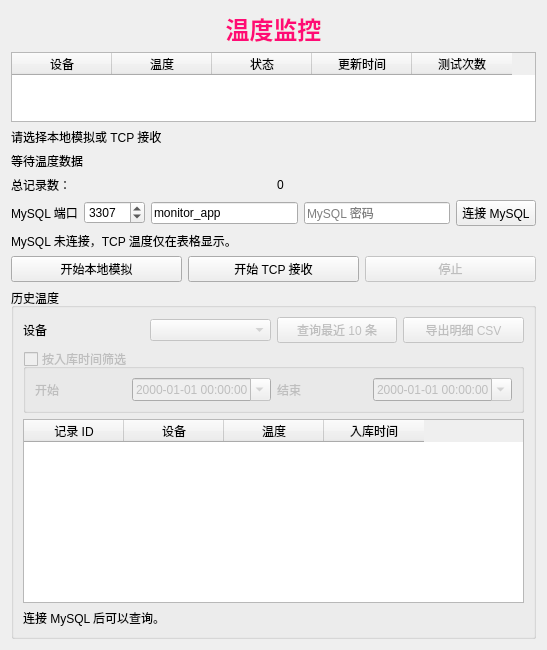
<?xml version="1.0" encoding="UTF-8"?>
<ui version="4.0">
 <class>MainWindow</class>
 <widget class="QWidget" name="MainWindow">
  <property name="geometry">
   <rect>
    <x>0</x>
    <y>0</y>
    <width>547</width>
    <height>650</height>
   </rect>
  </property>
  <property name="windowTitle">
   <string>工业设备监控 - 第 4 部分：MySQL 温度记录</string>
  </property>
  <layout class="QVBoxLayout" name="mainLayout">
   <item>
    <widget class="QLabel" name="titleLabel">
     <property name="styleSheet">
      <string notr="true">font-size: 18px; font-weight: bold;</string>
     </property>
     <property name="text">
      <string>&lt;html&gt;&lt;head/&gt;&lt;body&gt;&lt;p align=&quot;center&quot;&gt;&lt;span style=&quot; font-size:18pt; color:#ff0b75;&quot;&gt;温度监控&lt;/span&gt;&lt;/p&gt;&lt;/body&gt;&lt;/html&gt;</string>
     </property>
    </widget>
   </item>
   <item>
    <widget class="QTableWidget" name="deviceTable">
     <property name="editTriggers">
      <set>QAbstractItemView::NoEditTriggers</set>
     </property>
     <attribute name="verticalHeaderVisible">
      <bool>false</bool>
     </attribute>
     <column>
      <property name="text">
       <string>设备</string>
      </property>
     </column>
     <column>
      <property name="text">
       <string>温度</string>
      </property>
     </column>
     <column>
      <property name="text">
       <string>状态</string>
      </property>
     </column>
     <column>
      <property name="text">
       <string>更新时间</string>
      </property>
     </column>
     <column>
      <property name="text">
       <string>测试次数</string>
      </property>
     </column>
    </widget>
   </item>
   <item>
    <widget class="QLabel" name="connectionStatus">
     <property name="text">
      <string>请选择本地模拟或 TCP 接收</string>
     </property>
     <property name="wordWrap">
      <bool>true</bool>
     </property>
    </widget>
   </item>
   <item>
    <widget class="QLabel" name="dataStatus">
     <property name="text">
      <string>等待温度数据</string>
     </property>
     <property name="textFormat">
      <enum>Qt::PlainText</enum>
     </property>
     <property name="wordWrap">
      <bool>true</bool>
     </property>
    </widget>
   </item>
   <item>
    <layout class="QGridLayout" name="summaryLayout">
     <item row="0" column="0">
      <widget class="QLabel" name="totalCountLabel">
       <property name="text">
        <string>总记录数：</string>
       </property>
      </widget>
     </item>
     <item row="0" column="1">
      <widget class="QLabel" name="totalCount">
       <property name="text">
        <string>0</string>
       </property>
      </widget>
     </item>
    </layout>
   </item>
   <item>
    <layout class="QHBoxLayout" name="databaseLayout">
     <item>
      <widget class="QLabel" name="databasePortLabel">
       <property name="text">
        <string>MySQL 端口</string>
       </property>
       <property name="buddy">
        <cstring>databasePort</cstring>
       </property>
      </widget>
     </item>
     <item>
      <widget class="QSpinBox" name="databasePort">
       <property name="minimum">
        <number>1</number>
       </property>
       <property name="maximum">
        <number>65535</number>
       </property>
       <property name="value">
        <number>3307</number>
       </property>
      </widget>
     </item>
    <item>
     <widget class="QLineEdit" name="databaseUser">
      <property name="text">
       <string>monitor_app</string>
      </property>
      <property name="placeholderText">
       <string>MySQL 账号</string>
      </property>
     </widget>
    </item>
     <item>
      <widget class="QLineEdit" name="databasePassword">
       <property name="echoMode">
        <enum>QLineEdit::Password</enum>
       </property>
       <property name="placeholderText">
        <string>MySQL 密码</string>
       </property>
      </widget>
     </item>
     <item>
      <widget class="QPushButton" name="connectDatabaseButton">
       <property name="text">
        <string>连接 MySQL</string>
       </property>
      </widget>
     </item>
    </layout>
   </item>
   <item>
    <widget class="QLabel" name="databaseStatus">
     <property name="text">
      <string>MySQL 未连接，TCP 温度仅在表格显示。</string>
     </property>
     <property name="wordWrap">
      <bool>true</bool>
     </property>
    </widget>
   </item>
   <item>
    <layout class="QGridLayout" name="buttonLayout">
     <item row="0" column="0">
      <widget class="QPushButton" name="startButton">
       <property name="text">
        <string>开始本地模拟</string>
       </property>
      </widget>
     </item>
     <item row="0" column="1">
      <widget class="QPushButton" name="tcpButton">
       <property name="text">
        <string>开始 TCP 接收</string>
       </property>
      </widget>
     </item>
     <item row="0" column="2">
      <widget class="QPushButton" name="stopButton">
       <property name="enabled">
        <bool>false</bool>
       </property>
       <property name="text">
        <string>停止</string>
       </property>
      </widget>
     </item>
    </layout>
   </item>
   <item>
    <widget class="QGroupBox" name="historyGroup">
     <property name="title">
      <string>历史温度</string>
     </property>
     <layout class="QVBoxLayout" name="historyLayout">
      <item>
       <layout class="QHBoxLayout" name="historyFilterLayout">
        <item>
         <widget class="QLabel" name="historyDeviceLabel">
          <property name="text">
           <string>设备</string>
          </property>
          <property name="buddy">
           <cstring>historyDevice</cstring>
          </property>
         </widget>
        </item>
        <item>
         <widget class="QComboBox" name="historyDevice">
          <property name="enabled">
           <bool>false</bool>
          </property>
         </widget>
        </item>
        <item>
         <widget class="QPushButton" name="queryHistoryButton">
          <property name="enabled">
           <bool>false</bool>
          </property>
          <property name="text">
           <string>查询最近 10 条</string>
          </property>
         </widget>
        </item>
        <item>
         <widget class="QPushButton" name="exportHistoryButton">
          <property name="enabled">
           <bool>false</bool>
          </property>
          <property name="text">
           <string>导出明细 CSV</string>
          </property>
          <property name="toolTip">
           <string>保存当前表格显示的温度明细</string>
          </property>
         </widget>
        </item>
       </layout>
      </item>
      <item>
       <widget class="QGroupBox" name="historyTimeFilter">
        <property name="enabled">
         <bool>false</bool>
        </property>
        <property name="title">
         <string>按入库时间筛选</string>
        </property>
        <property name="checkable">
         <bool>true</bool>
        </property>
        <property name="checked">
         <bool>false</bool>
        </property>
        <layout class="QHBoxLayout" name="historyTimeLayout">
         <item>
          <widget class="QLabel" name="historyStartLabel">
           <property name="text">
            <string>开始</string>
           </property>
           <property name="buddy">
            <cstring>historyStartTime</cstring>
           </property>
          </widget>
         </item>
         <item>
          <widget class="QDateTimeEdit" name="historyStartTime">
           <property name="displayFormat">
            <string>yyyy-MM-dd HH:mm:ss</string>
           </property>
           <property name="calendarPopup">
            <bool>true</bool>
           </property>
          </widget>
         </item>
         <item>
          <widget class="QLabel" name="historyEndLabel">
           <property name="text">
            <string>结束</string>
           </property>
           <property name="buddy">
            <cstring>historyEndTime</cstring>
           </property>
          </widget>
         </item>
         <item>
          <widget class="QDateTimeEdit" name="historyEndTime">
           <property name="displayFormat">
            <string>yyyy-MM-dd HH:mm:ss</string>
           </property>
           <property name="calendarPopup">
            <bool>true</bool>
           </property>
          </widget>
         </item>
        </layout>
       </widget>
      </item>
      <item>
       <widget class="QTableWidget" name="historyTable">
        <property name="editTriggers">
         <set>QAbstractItemView::NoEditTriggers</set>
        </property>
        <attribute name="verticalHeaderVisible">
         <bool>false</bool>
        </attribute>
        <column>
         <property name="text">
          <string>记录 ID</string>
         </property>
        </column>
        <column>
         <property name="text">
          <string>设备</string>
         </property>
        </column>
        <column>
         <property name="text">
          <string>温度</string>
         </property>
        </column>
        <column>
         <property name="text">
          <string>入库时间</string>
         </property>
        </column>
       </widget>
      </item>
      <item>
       <widget class="QLabel" name="historyStatus">
        <property name="text">
         <string>连接 MySQL 后可以查询。</string>
        </property>
        <property name="wordWrap">
         <bool>true</bool>
        </property>
       </widget>
      </item>
     </layout>
    </widget>
   </item>
  </layout>
 </widget>
 <resources/>
 <connections/>
</ui>
